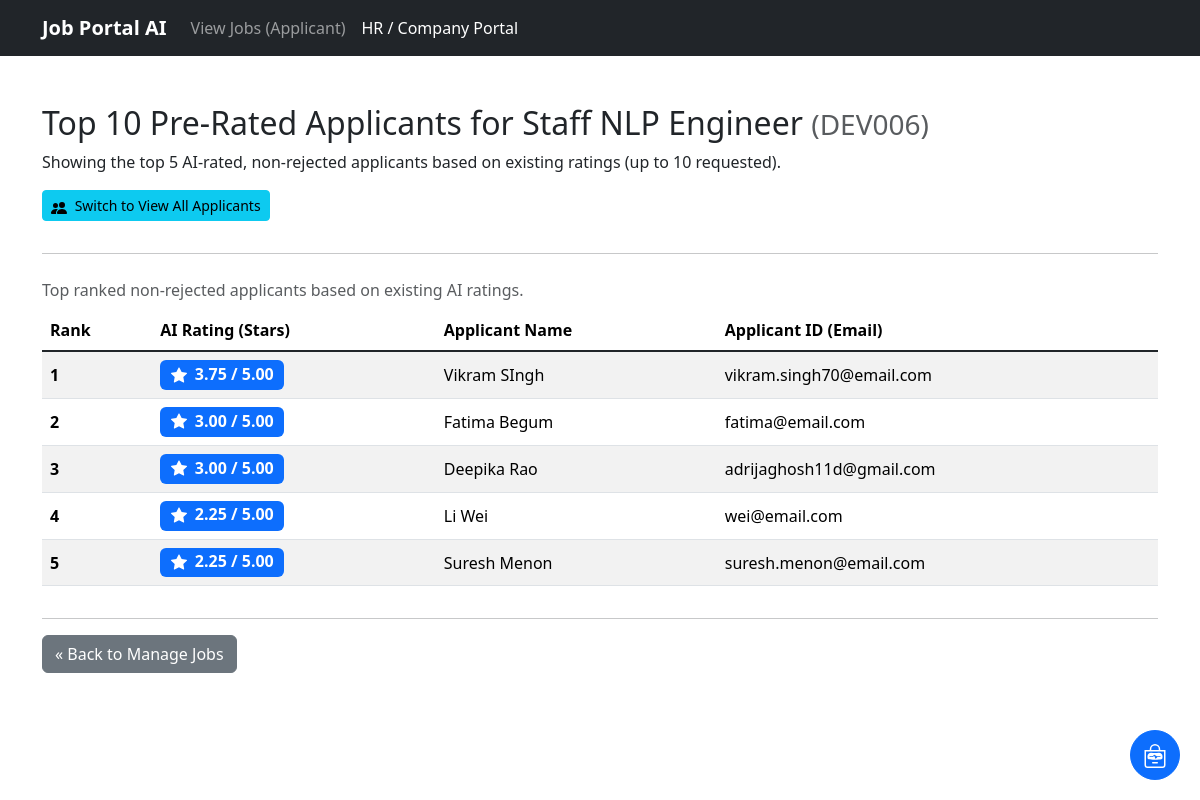
Page /hr/job/DEV006/ranked on the committed database.
### tables this page shows
CREATE TABLE jobs (
            job_id TEXT PRIMARY KEY,
            title TEXT NOT NULL,
            description_text TEXT,
            structured_jd TEXT,
            date_added TIMESTAMP DEFAULT CURRENT_TIMESTAMP NOT NULL,
            job_status TEXT DEFAULT 'open' NOT NULL CHECK(job_status IN ('open', 'closed', 'filled')),
            hr_user_id INTEGER NOT NULL, analysis_preference TEXT DEFAULT 'manual' NOT NULL, analysis_schedule TEXT, analysis_batch_size INTEGER, -- Link to the HR user who created it
            FOREIGN KEY (hr_user_id) REFERENCES users (id) ON DELETE SET NULL -- Or RESTRICT? SET NULL allows job to remain if HR user deleted
        );

CREATE TABLE applications (
            application_id INTEGER PRIMARY KEY AUTOINCREMENT,
            applicant_id TEXT NOT NULL,
            job_id TEXT NOT NULL,
            application_date TIMESTAMP DEFAULT CURRENT_TIMESTAMP NOT NULL,
            rating INTEGER,
            rating_details TEXT,
            status TEXT DEFAULT 'pending' NOT NULL CHECK(status IN ('pending', 'shortlisted', 'rejected', 'selected', 'hired')),
            FOREIGN KEY (applicant_id) REFERENCES applicants (applicant_id) ON DELETE CASCADE,
            FOREIGN KEY (job_id) REFERENCES jobs (job_id) ON DELETE CASCADE,
            UNIQUE (applicant_id, job_id)
        );

CREATE TABLE applicants (
            applicant_id TEXT PRIMARY KEY, -- Using email from form
            name TEXT,
            resume_file_path TEXT UNIQUE NOT NULL, -- Store filename only, ensure uniqueness
            structured_resume TEXT,  -- Store structured resume as JSON string (can be generated later)
            date_added TIMESTAMP DEFAULT CURRENT_TIMESTAMP NOT NULL
        );

### app.py (the view)
@app.route('/hr/job/<job_id>/ranked', methods=['GET'])
def hr_view_ranked_applicants(job_id):
    job_data = get_job(job_id) # Renamed
    if not job_data: flash(f"Job ID '{job_id}' not found.", "error"); return redirect(url_for('hr_list_jobs'))
    try: top_n = int(request.args.get('n', 10)); top_n = max(1, top_n)
    except ValueError: top_n = 10
    ranked_result = run_ranking_direct(job_id, top_n, include_rejected=False) # Use False for default ranked view
    applicants = []; error_msg = None
    if isinstance(ranked_result, dict) and 'error' in ranked_result: error_msg = ranked_result['error']
    elif isinstance(ranked_result, dict) and 'ranked_applicants' in ranked_result:
        applicants_raw = ranked_result['ranked_applicants']
        if isinstance(applicants_raw, list):
            applicants = [{"applicant_id": r[0], "name": r[1], "rating": r[2]} for r in applicants_raw if isinstance(r, (tuple, list)) and len(r) >= 3 and r[0] is not None and r[2] is not None]
        else: error_msg = "Invalid 'ranked_applicants' format."
    else: error_msg = "Unexpected result format from ranking."
    if error_msg: flash(f"Could not retrieve ranked: {error_msg}", "warning")
    return render_template('hr_job_ranked_applicants.html', job_id=job_id, job_title=job_data.get('title', job_id), applicants=applicants, top_n=top_n, is_filtered_view=False)

### app.py (called while the page is built)
@app.template_filter('to_5_star')
def to_5_star_filter(score):
    return to_5_star(score)

### database_utils.py (called while the page is built)
def get_db_connection():
    conn = None
    try:
        conn = sqlite3.connect(DB_FILE, timeout=15, check_same_thread=False)
        conn.row_factory = sqlite3.Row
        conn.execute("PRAGMA journal_mode=WAL;")
        conn.execute("PRAGMA busy_timeout = 5000;") # 5000 ms = 5 seconds
    except sqlite3.Error as e:
        print(f"DATABASE CONNECTION ERROR: {e}")
        traceback.print_exc() # Print full traceback for connection errors
    return conn

def get_job(job_id):
    conn = None
    job_data = None
    try:
        conn = get_db_connection(); assert conn
        job = conn.execute("""
            SELECT job_id, title, description_text, date_added, job_status,
                   analysis_preference, analysis_schedule, analysis_batch_size, structured_jd
            FROM jobs WHERE job_id = ?
            """, (job_id,)).fetchone() # Added structured_jd here for hr_view_applicants context
        job_data = dict(job) if job else None
    except (sqlite3.Error, AssertionError) as e:
        print(f"DB Error retrieving job {job_id}: {e}"); traceback.print_exc()
    finally:
        if conn: conn.close()
    return job_data

### llm_utils.py (called while the page is built)
def to_5_star(score):
    if score is None or not isinstance(score, (int, float)):
        return None
    try:
        score = float(score)
    except (ValueError, TypeError):
        return None
    score = max(0.0, min(100.0, score))
    scaled_score = round((score / 100.0) * 20.0)
    star_rating = scaled_score / 4.0
    return f"{star_rating:.2f}"

### main_crew.py (called while the page is built)
def run_ranking_direct(job_id: str, n: int, include_rejected: bool = False): # Added include_rejected param
    print(f"\n--- Running Direct Ranking for Job ID: {job_id}, Top N: {n}, Include Rejected: {include_rejected} ---") # Log new param
    if not job_id: return {"error": "Job ID is required."}
    try: n_int = int(n); n_int = 5 if n_int <= 0 else n_int
    except ValueError: n_int = 5
    results = get_ranked_applicants(job_id, n_int, include_rejected=include_rejected)
    print(f"Ranking complete. Found {len(results)} rated applicants (filter applied: rejected hidden={not include_rejected}).")
    return {"ranked_applicants": results}

### templates/hr_job_ranked_applicants.html (shortened to what this page needs)
{% extends "base.html" %}
{% block content %}
  {% if is_filtered_view %}
     <h2>Top {{ top_n }} Filtered Applicants for {{ job_title }} <small class="text-muted">({{ job_id }})</small></h2>
     <p>Showing the top {{ applicants|length }} applicants after rating and filtering all candidates.</p>
  {% else %}
     <h2>Top {{ top_n }} Pre-Rated Applicants for {{ job_title }} <small class="text-muted">({{ job_id }})</small></h2>
     <p>Showing the top {{ applicants|length }} AI-rated, non-rejected applicants based on existing ratings (up to {{ top_n }} requested).</p>
  {% endif %}
   <a href="{{ url_for('hr_view_applicants', job_id=job_id) }}" class="btn btn-info btn-sm mb-3">
     Switch to View All Applicants
   </a>
  <hr>
  {% if applicants %}
    <div class="table-responsive">
        <table class="table table-striped table-hover caption-top align-middle">
          <caption>
              {% if is_filtered_view %}
                 Top {{ applicants|length }} applicants after filtering and rating all candidates.
              {% else %}
                 Top ranked non-rejected applicants based on existing AI ratings.
              {% endif %}
          </caption>
          <thead>
            <tr>
              <th scope="col">Rank</th>
              <th scope="col">AI Rating (Stars)</th>
              <th scope="col">Applicant Name</th>
              <th scope="col">Applicant ID (Email)</th>
            </tr>
          </thead>
          <tbody class="table-group-divider">
            {% for applicant in applicants %}
            <tr>
              <th scope="row">{{ loop.index }}</th>
              <td>
                 {% set star_rating = applicant.rating | to_5_star %}
                 {% if star_rating is not none %}
                    <span class="badge text-bg-primary fs-6" data-bs-toggle="tooltip" data-bs-title="Original AI Score: {{ applicant.rating }}/100">
                        {{ star_rating }} / 5.00
                    </span>
                 {% else %}
                    <span class="badge text-bg-secondary">N/A</span>
                 {% endif %}
              </td>
              <td>{{ applicant.name if applicant.name else 'N/A' }}</td>
              <td>{{ applicant.applicant_id }}</td>
            </tr>
            {% endfor %}
          </tbody>
        </table>
    </div>
  {% endif %}
  <hr>
   <a href="{{ url_for('hr_list_jobs') }}" class="btn btn-secondary">« Back to Manage Jobs</a>
{% endblock %}

### templates/base.html (shortened to what this page needs)
<!doctype html>
<html lang="en">
  <head>
    <link href="https://cdn.jsdelivr.net/npm/bootstrap@5.3.3/dist/css/bootstrap.min.css" rel="stylesheet">
  </head>
  <body>
    <nav class="navbar navbar-expand-md navbar-dark bg-dark fixed-top">
      <div class="container-fluid">
        <a class="navbar-brand" href="/">Job Portal AI</a>
        <div class="collapse navbar-collapse" id="navbarDefault">
          <ul class="navbar-nav me-auto mb-2 mb-md-0">
            <li class="nav-item">
              <a class="nav-link {% if request.endpoint == 'list_jobs' %}active{% endif %}" href="{{ url_for('list_jobs') }}">View Jobs (Applicant)</a>
            </li>
            <li class="nav-item">
              <a class="nav-link {% if request.path.startswith('/hr') %}active{% endif %}" href="{{ url_for('hr_dashboard') }}">HR / Company Portal</a>
            </li>
          </ul>
        </div>
      </div>
    </nav>
    <main class="container-fluid mt-4">
      {% block content %}{% endblock %}
      {% if request.path.startswith('/hr') %}
       <button id="chatbot-icon" title="Open HR Assistant" class="btn btn-primary rounded-circle p-2" style="position: fixed; bottom: 20px; right: 20px; width: 50px; height: 50px; z-index: 999; display: block;">
       </button>
      {% endif %}
    </main>
  </body>
</html>

### templates/base.html (style rules this page uses)
body { padding-top: 5rem; padding-bottom: 80px; }
.navbar-brand { font-weight: bold; }
.container, .container-fluid { max-width: 1140px; }

### rows in the picture
jobs: title "Staff NLP Engineer"
applications: star_rating "3.75", name "Vikram SIngh", applicant_id "vikram.singh70@email.com"
applications: star_rating "3.00", name "Fatima Begum", applicant_id "fatima@email.com"
applications: star_rating "3.00", name "Deepika Rao", applicant_id "adrijaghosh11d@gmail.com"
applications: star_rating "2.25", name "Li Wei", applicant_id "wei@email.com"
applications: star_rating "2.25", name "Suresh Menon", applicant_id "suresh.menon@email.com"

### other values in the picture
{{ top_n }} "10"
{{ job_id }} "DEV006"
{{ applicants|length }} "5"
